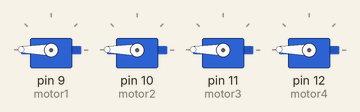
Bench run of a sketch on a simulated Arduino Uno, built with avr-gcc and run on an emulated ATmega328P. Shown: 4 × servo.

Above: at 2.1 s.
At 10.1 s:
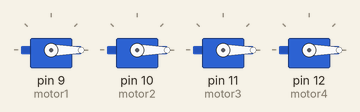
At 18.1 s:
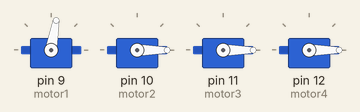
At 18.6 s:
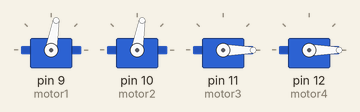
At 19.1 s:
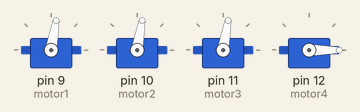
At 20.1 s:
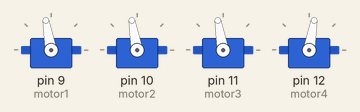
Timing chart, 0 to 21.6 s (numbered marks = the images above):
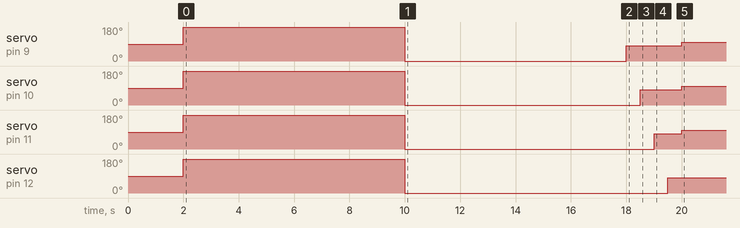

The sketch:

motor.ino
```cpp
#include <Servo.h>

//#define LED 13

Servo motor1;  // create servo object to control a servo
Servo motor2;
Servo motor3;
Servo motor4;

int potpin = 0;  // analog pin used to connect the potentiometer
int val;    // variable to read the value from the analog pin
int count = 0;

void setup()
{
  //pinMode(LED, OUTPUT);
  motor1.attach(9);  // attaches the servo on pin 9 to the servo object
  motor2.attach(10);
  motor3.attach(11);
  motor4.attach(12);
  Serial.begin(9600);
  delay(2000);
  motor1.write(179);
  motor2.write(179);
  motor3.write(179);
  motor4.write(179);
  delay(8000);
  motor1.write(0);
  motor2.write(0);
  motor3.write(0);
  motor4.write(0);
  delay(8000);
  motor1.write(80);
  delay(500);
  motor2.write(80);
  delay(500);
  motor3.write(80);
  delay(500);
  motor4.write(80);
  delay(500);
  //digitalWrite(LED, HIGH);
}

void loop()
{
  motor1.write(100);
  motor2.write(100);
  motor3.write(100);
  motor4.write(80);
  //delay(100);
  //val = analogRead(potpin);            // reads the value of the potentiometer (value between 0 and 1023)
  //val = map(val, 0, 1023, 0, 179);     // scale it to use it with the servo (value between 0 and 180)
  //Serial.print(val);
  //Serial.print("\n");
  //motor1.write(0);
  //delay(15);
  //motor1.write(85);                   // sets the servo position according to the scaled value
  //motor2.write(val);
  //motor3.write(val);
  //motor4.write(val);
  //delay(15);                           // waits for the servo to get there
//  if (count == 0){
//    for (int i = 0; i <= 90; i++) {
//    Serial.print(i);
//    Serial.print("\n");
//    motor1.write(i);
//    //delay(10);
//    }
//    count = 1;
//  }
//  //writemicrosecond

  //mot
}
```

Measured:
- by itself, servo on pin 9 (motor1): 90° → 179° at 2.0 s, → 0° 8.0 s later, → 80° 8.0 s later, → 100° 2.0 s later
- by itself, servo on pin 10 (motor2): 90° → 179° at 2.0 s, → 0° 8.0 s later, → 80° 8.5 s later, → 100° 1.5 s later
- by itself, servo on pin 11 (motor3): 90° → 179° at 2.0 s, → 0° 8.0 s later, → 80° 9.0 s later, → 100° 1.0 s later
